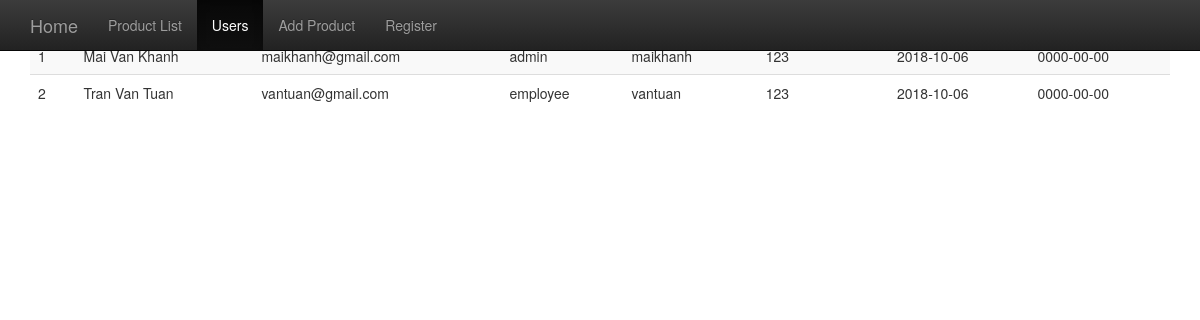
The app's page /index.php?page=userList with its own data.
### tables this page shows
CREATE TABLE `Users` (
  `id` int(11) NOT NULL,
  `name` varchar(255) NOT NULL,
  `email` varchar(255) NOT NULL,
  `role` varchar(255) NOT NULL,
  `username` varchar(255) NOT NULL,
  `password` varchar(255) NOT NULL,
  `created_at` date DEFAULT NULL,
  `updated_at` date DEFAULT NULL
);

### models/DatabaseModel.php (called while the page is built, shortened)
<?php
    class DatabaseModel{
        public function connect()
        {
            $host = 'localhost';
            $user = 'root';
            $password = '';
            $databaseName = 'computer_shop';
            $this->conn = mysqli_connect($host, $user, $password, $databaseName);
            return $this->conn;
        }
    }
?>

### models/UserModel.php (called while the page is built, shortened)
<?php
    class UserModel extends DatabaseModel
    {
        public function getUserList()
        {
            $sql = "SELECT * FROM Users";
            $result = mysqli_query($this->conn, $sql);
            return $result;
        }
    }

### views/userList.php (the view)
<table class="table table-striped">
    <thead>
        <tr>
        <th>id</th>
        <th>Name</th>
        <th>Email</th>
        <th>Role</th>
        <th>Username</th>
        <th>Password</th>
        <th>Create_at</th>
        <th>Update_at</th>
        </tr>
    </thead>
    <tbody>
        <?php while($row = mysqli_fetch_array($result)): ?>
        <tr>
            <td><?php echo $row['id'] ?></td>
            <td><?php echo $row['name'] ?></td>
            <td><?php echo $row['email'] ?></td>
            <td><?php echo $row['role'] ?></td>
            <td><?php echo $row['username'] ?></td>
            <td><?php echo $row['password'] ?></td>
            <td><?php echo $row['created_at'] ?></td>
            <td><?php echo $row['updated_at'] ?></td>
        </tr>
        <?php endwhile ?>
    </tbody>
</table>

### records on screen
users: id "1", name "Mai Van Khanh", email "maikhanh@gmail.com", role "admin", username "maikhanh", password "123", created_at "2018-10-06", updated_at "0000-00-00"
users: id "2", name "Tran Van Tuan", email "vantuan@gmail.com", role "employee", username "vantuan", password "123", created_at "2018-10-06", updated_at "0000-00-00"
